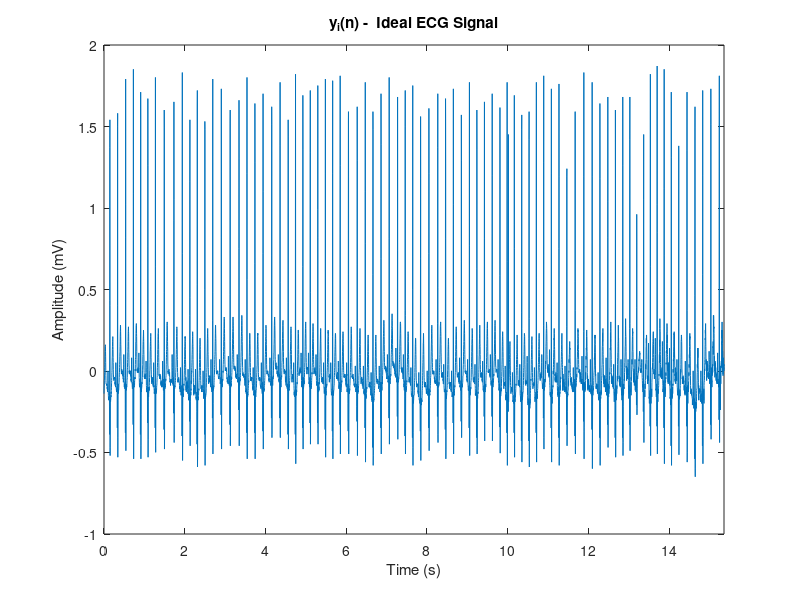
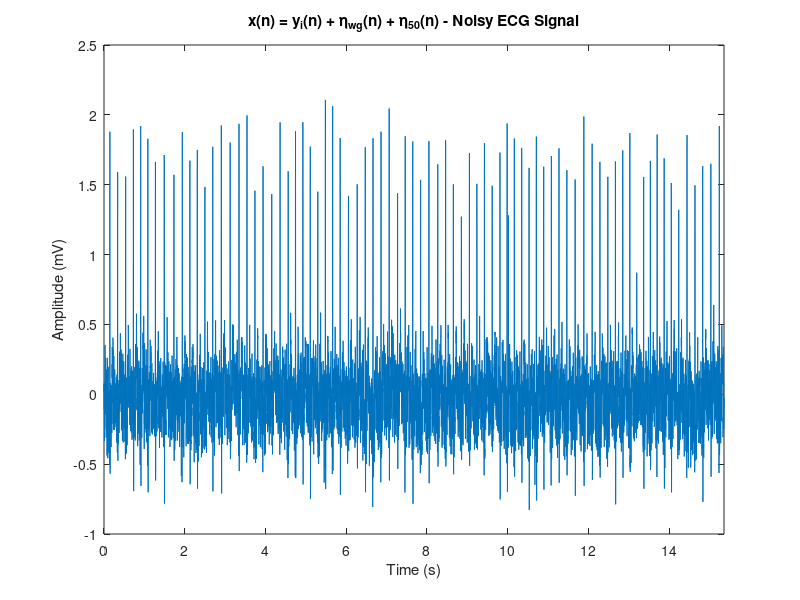
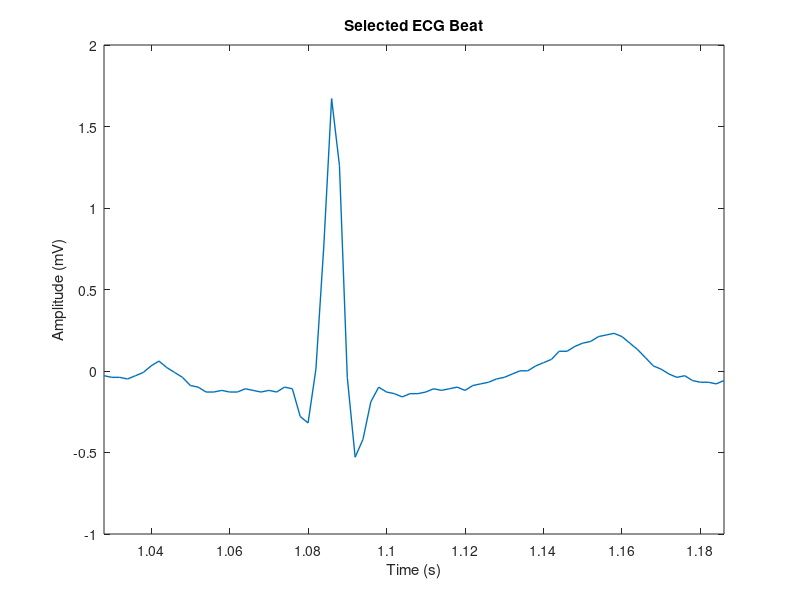
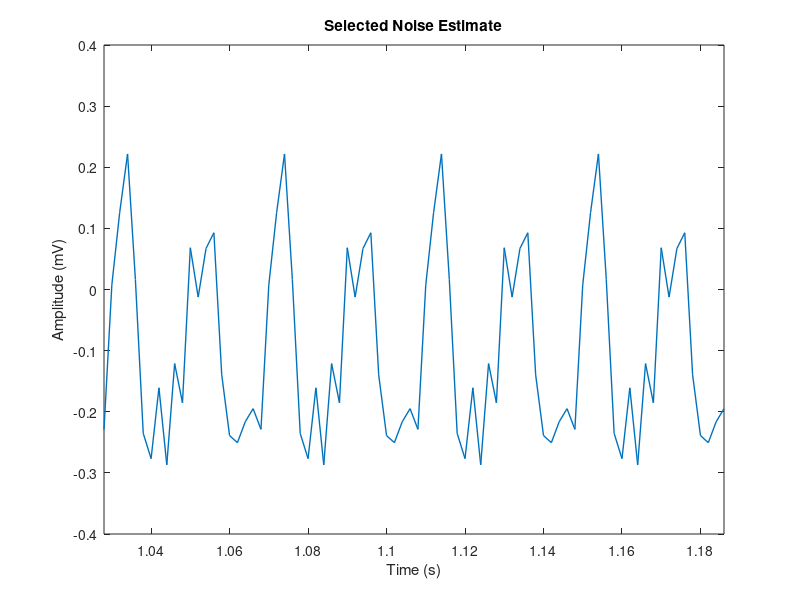

Here is the MATLAB script that generated these plots, in order: (Note: this script raises an error after producing the figures.)
%% 1. Wiener Filtering (On Stationary Signals)

% Data construction
clearvars; 
clc;

load('idealECG.mat')
% Mean normalizing the signal
y_i = idealECG - mean(idealECG);

% Sampling frequency
f_s = 500;

% Linearly divided time scale based on f_s
t = linspace(0, length(y_i)-1, length(y_i))/f_s;

% AWGN with 10dB wrt to y_i
noise_gaussian = y_i - awgn(y_i,10,'measured');

% Sinusoidal noise signal
f_1 = 50;
noise_50 = 0.2*sin(2*pi*f_1*t);

 %add noise to ECG
x = y_i + noise_gaussian + noise_50;

figure('Name','Ideal ECG Signal')
plot(t,y_i)
xlim([0,t(end)])
title('y_i(n) -  Ideal ECG Signal')
xlabel('Time (s)')
ylabel('Amplitude (mV)')

figure('Name','Noise Added ECG Signal')
plot(t,x)
xlim([0,t(end)])
title('x(n) = y_i(n) + \eta_{wg}(n) + \eta_{50}(n) - Noisy ECG Signal')
xlabel('Time (s)')
ylabel('Amplitude (mV)')

%% 1.1 Discrete-time Domain Implementation of the Wiener Filter
%% 1.1.1 PART 1

% Beats are manually picked
selected_beat = 1.03*f_s:1.19*f_s-1;
y = y_i(selected_beat);
t_selected_range = t(selected_beat);

isoelectric_range = 1.18*f_s+1:1.22*f_s;
isoelectric_segment = x(isoelectric_range);
noise_replicated = repmat(isoelectric_segment,[1,4]);
t_n_selected_range = t(isoelectric_range);

figure('Name','Selected ECG Beat')
plot(t_selected_range,y,'LineWidth',1)
xlim([t_selected_range(1),t_selected_range(end)])
title('Selected ECG Beat')
xlabel('Time (s)')
ylabel('Amplitude (mV)')

figure('Name','Selected Noise Estimate')
plot(t_selected_range,noise_replicated,'LineWidth',1)
xlim([t_selected_range(1),t_selected_range(end)])
title('Selected Noise Estimate')
xlabel('Time (s)')
ylabel('Amplitude (mV)')

%% 1.1.1.1 Finding Optimum Weights for an Arbitrary Order

order = 10;

% Finding optimum weights for arbitrarily picked order = 10
wienerWeights = optimumWienerWeights(y, noise_replicated, order);

y_wienerFiltered_order_10 = customWienerFilter(x, wienerWeights);
figure('Name', 'Weiner Filtered Signal')
hold on;
plot(t,y_i,'k')
plot(t,x)
plot(t,y_wienerFiltered_order_10, 'LineWidth',1)
hold off;
legend('Ideal ECG','Noisy ECG','Wiener Filtered ECG (Order 10)')
title(['Impact of Wiener Filtering : Order = ' num2str(order)])
xlabel('Time (s)')
ylabel('Amplitude (mV)');

%% 1.1.1.2 Finding the Optimum Filter Order

range_for_orders = 75;
mean_sq_err_vector = NaN(1,range_for_orders);

for order = 2:range_for_orders
    wienerWeights_for_order = optimumWienerWeights(y, noise_replicated, order);
    y_wienerFiltered_for_order = customWienerFilter(x(selected_beat), wienerWeights_for_order); 
    mean_sq_err_vector(order) = immse(y_wienerFiltered_for_order, y_i(selected_beat));
end

figure('Name','MSE vs Wiener Filter Order')
plot(mean_sq_err_vector)
hold on;
[minimum_MSE, corresponding_order] = min(mean_sq_err_vector);
scatter(corresponding_order, minimum_MSE, 'MarkerFaceColor','k')
hold off;
title('MSE vs Wiener Filter Order')
xlabel('Filter Order')
ylabel('Mean Square Error');

% Extracting the weights of the optimum order
wienerWeights_for_optimum_order = optimumWienerWeights(y, noise_replicated, corresponding_order);

% Obtaining the magnitude response of the filter
fvtool(wienerWeights_for_optimum_order,1)

%% 1.1.1.3 Filtering the Noisy Signal using the Optimum Wiener Filter

y_wienerFiltered_order_42 = customWienerFilter(x, wienerWeights_for_optimum_order);

figure('Name', 'Weiner Filtered Signal')
hold on;
plot(t,y_i,'k')
plot(t,x)
plot(t,y_wienerFiltered_order_42, 'LineWidth',1)
hold off;
legend('Ideal ECG','Noisy ECG','Wiener Filtered ECG (Order 42)')
title('Impact of Wiener Filtering : Order = 42')
xlabel('Time (s)')
ylabel('Amplitude (mV)');

%% 1.1.1.4 Plotting the Spectra of the Signals

noise_signal = x - y_i;

[spectra_1,freq_1] = periodogram(y_i,[],[],f_s);
[spectra_2,freq_2] = periodogram(noise_signal,[],[],f_s);
[spectra_3,freq_3] = periodogram(x,[],[],f_s);
[spectra_4,freq_4] = periodogram(y_wienerFiltered_order_42,[],[],f_s);

figure;
hold on;
plot(freq_1,10*log10(spectra_1))
plot(freq_2,10*log10(spectra_2))
plot(freq_3,10*log10(spectra_3))
plot(freq_4,10*log10(spectra_4))
hold off;
ylim([-100,0])

legend('Ideal ECG Signal','Noise signal', 'Noisy ECG signal','Optimum Wiener Filtered Signal')
title('Power Spectral Density Comparison between the Signals')
xlabel('Frequency (Hz)')
ylabel('dB/Hz');

%% 1.1.2 PART 2

% We had 80 samples in the segment picked in the previous part
simulated_beat_samples = [1 4 6 9 12 20 28 30 33 40 48 60 65 70 75 80];
y_linear_model = zeros(1,length(y));                 

% Applying a linear model to estimate
for j = 1:length(simulated_beat_samples)-1                               
    if j==1
        linear_model_estimate = LinearModel.fit([simulated_beat_samples(j):simulated_beat_samples(j+1)],y(simulated_beat_samples(j):simulated_beat_samples(j+1)));
        y_linear_model(simulated_beat_samples(j):simulated_beat_samples(j+1)) = linear_model_estimate.Fitted;
    else
        linear_model_estimate = LinearModel.fit([simulated_beat_samples(j)+1:simulated_beat_samples(j+1)],y(simulated_beat_samples(j)+1:simulated_beat_samples(j+1)));
        y_linear_model(simulated_beat_samples(j)+1:simulated_beat_samples(j+1)) = linear_model_estimate.Fitted;
    end
end

% Arbitrarily choosing a noisy isoelectric segment
% For convenience, segment from part 1 is used
isoelectric_range = 1.18*f_s+1:1.22*f_s;
isoelectric_segment = x(isoelectric_range);
noise_replicated = repmat(isoelectric_segment,[1,4]);
t_n_selected_range = t(isoelectric_range);

figure('Name','Linear Model')
plot(y_linear_model, 'LineWidth',1);
title('Linearly Modelled ECG Wave')
xlabel('Sample Number')
ylabel('Amplitude');
xlim([0 length(y_linear_model)-1]);

figure('Name','Selected Noise Estimate')
plot(t_selected_range,noise_replicated,'LineWidth',1)
xlim([t_selected_range(1),t_selected_range(end)])
title('Selected Noise Estimate')
xlabel('Time (s)')
ylabel('Amplitude (mV)')

%% 1.1.2.1 Finding Optimum Weights for an Arbitrary Order

order_2 = 16;

% Finding optimum weights for arbitrarily picked order = 16
wienerWeights_2 = optimumWienerWeights(y_linear_model, noise_replicated, order_2);

y_wienerFiltered_order_16 = customWienerFilter(x, wienerWeights_2);
figure('Name', 'Weiner Filtered Signal')
hold on;
plot(t,y_i,'k')
plot(t,x)
plot(t,y_wienerFiltered_order_16, 'LineWidth',1)
hold off;
legend('Ideal ECG','Noisy ECG','Wiener Filtered ECG (Order 16)')
title(['Impact of Wiener Filtering : Order = ' num2str(order_2)])
xlabel('Time (s)')
ylabel('Amplitude (mV)');

%% 1.1.2.2 Finding the Optimum Filter Order

range_for_orders_2 = 75;
mean_sq_err_vector_2 = NaN(1,range_for_orders_2);

for order = 2:range_for_orders_2
    wienerWeights_for_order = optimumWienerWeights(y_linear_model, noise_replicated, order);
    y_wienerFiltered_for_order_2 = customWienerFilter(x(selected_beat), wienerWeights_for_order); 
    mean_sq_err_vector_2(order) = immse(y_wienerFiltered_for_order_2, y_i(selected_beat));
end

figure('Name','MSE vs Wiener Filter Order')
plot(mean_sq_err_vector_2)
hold on;
[minimum_MSE_2, corresponding_order_2] = min(mean_sq_err_vector_2);
scatter(corresponding_order_2, minimum_MSE_2, 'MarkerFaceColor','k')
hold off;
title('MSE vs Wiener Filter Order')
xlabel('Filter Order')
ylabel('Mean Square Error');

% Extracting the weights of the optimum order
wienerWeights_for_optimum_order_2 = optimumWienerWeights(y_linear_model, noise_replicated, corresponding_order_2);

% Obtaining the magnitude response of the filter
fvtool(wienerWeights_for_optimum_order_2,1)

%% 1.1.2.3 Filtering the Noisy Signal using the Optimum Wiener Filter

y_wienerFiltered_order_41 = customWienerFilter(x, wienerWeights_for_optimum_order_2);

figure('Name', 'Weiner Filtered Signal')
hold on;
plot(t,y_i,'k')
plot(t,x)
plot(t,y_wienerFiltered_order_41, 'LineWidth',1)
hold off;
legend('Ideal ECG','Noisy ECG','Wiener Filtered ECG (Order 41)')
title('Impact of Wiener Filtering : Order = 41')
xlabel('Time (s)')
ylabel('Amplitude (mV)');

%% 1.1.2.4 Plotting the Spectra of the Signals

noise_signal = x - y_i;

[spectra_1,freq_1] = periodogram(y_i,[],[],f_s);
[spectra_2,freq_2] = periodogram(noise_signal,[],[],f_s);
[spectra_3,freq_3] = periodogram(x,[],[],f_s);
[spectra_4_2,freq_4_2] = periodogram(y_wienerFiltered_order_41,[],[],f_s);

figure;
hold on;
plot(freq_1,10*log10(spectra_1))
plot(freq_2,10*log10(spectra_2))
plot(freq_3,10*log10(spectra_3))
plot(freq_4_2,10*log10(spectra_4_2))
hold off;
ylim([-100,0])

legend('Ideal ECG Signal','Noise signal', 'Noisy ECG signal','Optimum Wiener Filtered Signal')
title('Power Spectral Density Comparison between the Signals')
xlabel('Frequency (Hz)')
ylabel('dB/Hz');

%% 1.2 Frequency Domain Implementation of the Wiener Filter
%% 1.2.1 Implementing the Wiener Filter in Frequency Domain

noise_signal = x - y_i;

[y_wienerFiltered_freqDomain, wienerWeights_freqDomain] = customWienerFilterFrequencyDomain(y_i, noise_signal, x);

% Plotting the signals in time domain
figure('Name', 'Wiener Filtered in Frequency Domain')
hold on
plot(t, y_i)
plot(t, x)
plot(t, y_wienerFiltered_freqDomain)
hold off

legend('Ideal ECG','Noisy ECG','Wiener Filtered ECG')
title(['Impact of Wiener Filtering in Frequency Domain'])
xlabel('Time (s)')
ylabel('Amplitude (mV)');

[spectra_1_f, freq_1_f] = periodogram(y_i,[],[],f_s);
[spectra_2_f, freq_2_f] = periodogram(noise_signal,[],[],f_s);
[spectra_3_f, freq_3_f] = periodogram(x,[],[],f_s);
[spectra_4_f, freq_4_f] = periodogram(y_wienerFiltered_freqDomain,[],[],f_s);

% Plotting the PSDs of the signals
figure('Name','PSD Comparison');
hold on;
plot(freq_1_f, 10*log10(spectra_1_f))
plot(freq_2_f, 10*log10(spectra_2_f))
plot(freq_3_f, 10*log10(spectra_3_f))
plot(freq_4_f, 10*log10(spectra_4_f))
hold off;
ylim([-100 0])
legend('Ideal ECG Signal','Noise Signal','Noisy ECG Signal','Wiener Filtered Signal (in Frequency Domain)')
title('PSD Comparison between the Signals')
xlabel('Frequency (Hz)')
ylabel('dB/Hz');

%% 1.2.2 Comparing Frequency Domain Filtered Signal with Time Domain Filtered Signals

% Measuring the MSE of the filtered signals
MSE_time_domain_order_42 = immse(y_wienerFiltered_order_42, y_i);
MSE_time_domain_order_41 = immse(y_wienerFiltered_order_41, y_i);
MSE_freq_domain = immse(y_wienerFiltered_freqDomain, y_i);

% Plotting the signals
figure('Name', 'Comparison between the Filtered Signals')
hold on;
plot(t,y_i)
plot(t,y_wienerFiltered_order_42,'r')
plot(t,y_wienerFiltered_order_41,'k')
plot(t,y_wienerFiltered_freqDomain)
hold off;

legend('Desired ECG Signal','Time Domain Wiener Filtered Signal (Order 42)', 'Time Domain Wiener Filtered Signal (Order 41)','Frequency Domain Wiener Filtered Signal')
title(['Comparison between Signals Filtered in Time and Frequency Domain'])
xlabel('Time (s)')
ylabel('Amplitude (mV)');

%% 1.3 Effect of Non-stationary Noise on Wiener Filtering

% Data construction 
first_half_period = t(1:floor(length(t)/2));
second_half_period = t(floor(length(t)/2)+1:end);

% Sinusoidal noise signals
noise_1 = 0.2*sin(2*pi*50*first_half_period);
noise_2 = 0.3*sin(2*pi*100*second_half_period);

non_stationary_noise_signal = [noise_1 noise_2];

% AWGN with 10dB wrt to y_i
noise_gaussian = y_i - awgn(y_i,10,'measured');

noise_signal_ns = noise_gaussian + non_stationary_noise_signal;

% Constructing the noisy ECG signal
x_with_non_stationary_noise = y_i + noise_gaussian + non_stationary_noise_signal;

%% 1.3.1 Applying Wiener Filter on the New Noisy ECG Signal

y_ns_wienerFiltered = customWienerFilterFreq(x_with_non_stationary_noise, wienerWeights_freqDomain);

%% 1.3.2 Plotting and Interpreting the Filtered Signal

% Plotting the signal
figure('Name','Impact of Non Stationary Noise')
hold on;
plot(t,y_i)
plot(t,y_ns_wienerFiltered)
hold off
xlim([t(1),t(end)])
legend('Desired ECG Signal','Filtered Signal (Non-stationary Noise)')
title('Impact of Non-stationary Noise')
xlabel('Time (s)')
ylabel('Amplitude (mV)')


[spectra_1_2, freq_1_2] = periodogram(y_i,[],[],f_s);
[spectra_2_2, freq_2_2] = periodogram(noise_signal_ns,[],[],f_s);
[spectra_3_2, freq_3_2] = periodogram(x_with_non_stationary_noise,[],[],f_s);
[spectra_4_2, freq_4_2] = periodogram(y_ns_wienerFiltered,[],[],f_s);

% Plotting the PSDs
figure('Name','PSDs of the signals')
hold on
plot(freq_1_2, 10*log10(spectra_1_2))
plot(freq_2_2, 10*log10(spectra_2_2))
plot(freq_3_2, 10*log10(spectra_3_2))
plot(freq_4_2, 10*log10(spectra_4_2))
hold off;
legend('Desired ECG Signal','Non-stationary Noise','Noisy ECG Signal','Wiener Filtered Signal')
title('PSDs of the Signals')
ylim([-100 0])
xlabel('Frequency (Hz)')
ylabel('dB/Hz')
